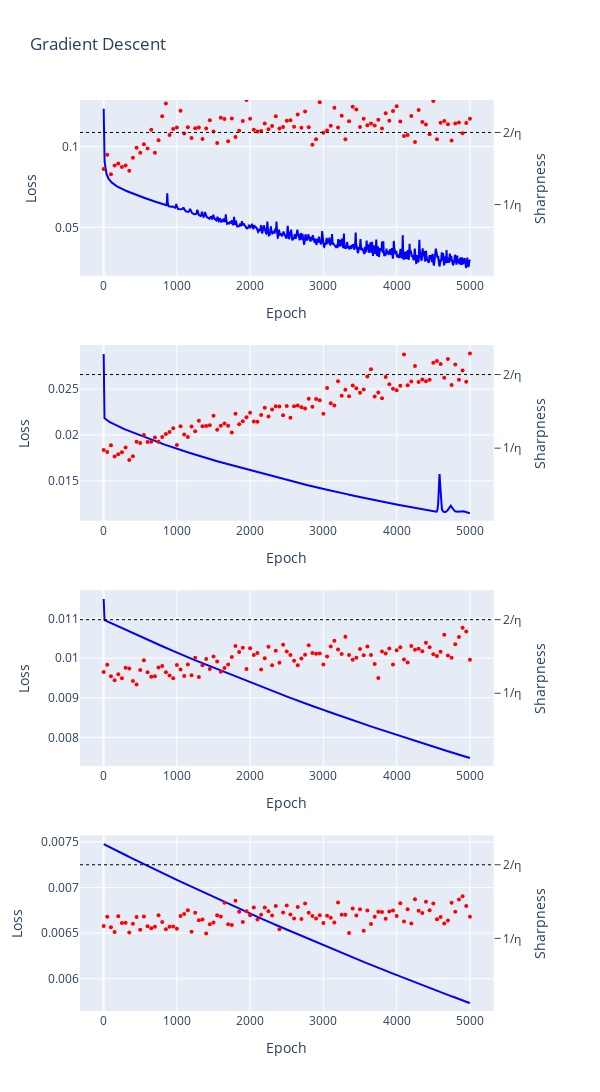

The cell this chart's notebook holds for it:
### Code cell
def plot_output_data(metadata, output_data, num_rows, num_cols, title, model_ids = []):

    if len(model_ids) == 0:
        model_ids = metadata['model_id'].unique()

    specs = [[{"secondary_y": True} for _ in range(num_cols)] for _ in range(num_rows)]
    fig = make_subplots(num_rows, num_cols, specs=specs)

    for i, model_id in enumerate(model_ids):
        row = i // num_cols + 1
        col = i % num_cols + 1

        model_data = output_data[output_data['model_id'] == model_id]
        model_info = metadata[metadata['model_id'] == model_id].iloc[0]
        
        threshold = 2 / model_info['learning_rate']
        
        x_vals = np.arange(1, len(model_data)+1)
        loss = model_data['loss']
        sharpness = model_data['sharpness']

        fig.add_trace(
            go.Scatter(x=x_vals, y=loss, mode='lines', name='Loss',
                       line=dict(color='blue')),
            row=row, col=col, secondary_y=False
        )

        fig.add_trace(
            go.Scatter(x=x_vals, y=sharpness, mode='markers', name='Sharpness', 
                       marker=dict(size=4, color='red')),
            row=row, col=col, secondary_y=True
        )

        fig.add_hline(
            y=threshold,
            row=row, col=col,
            secondary_y=True,
            line=dict(color='black', dash='dot', width=1),
            opacity=1.0
        )

        fig.update_xaxes(title_text="Epoch", row=row, col=col)
        fig.update_yaxes(title_text="Loss", row=row, col=col, secondary_y=False)
        fig.update_yaxes(
            title_text="Sharpness",
            row = row,
            col = col,
            secondary_y=True,
            range=[0,max(sharpness.max(), threshold * 1.2)],
            showgrid=False,
            tickmode='array',
            tickvals=[threshold / 2, threshold],
            ticktext=["1/η", "2/η"],
            ticks='outside',
            ticklen=6,
            tickwidth=1,
        )

    fig.update_layout(title_text=title, showlegend=False, height = 1200, width = 600)

    fig.show()

metadata, output_data = load_output_files()
plot_output_data(metadata, output_data, 4, 1, title="Gradient Descent")

### Figure 1 — Plotly figure (JSON) as saved in the notebook; plotly's stock layout.template omitted (floating-point values rounded to 4 significant figures; data arrays with more than 128 entries replaced by an {"elided": "..."} marker saying what was removed)
{"data": [{"line": {"color": "blue"}, "mode": "lines", "name": "Loss", "type": "scatter", "x": {"elided": "5000 int values"}, "xaxis": "x", "y": {"elided": "5000 float values"}, "yaxis": "y"}, {"marker": {"color": "red", "size": 4}, "mode": "markers", "name": "Sharpness", "type": "scatter", "x": {"elided": "5000 int values"}, "xaxis": "x", "y": {"elided": "5000 float values"}, "yaxis": "y2"}, {"line": {"color": "blue"}, "mode": "lines", "name": "Loss", "type": "scatter", "x": {"elided": "5000 int values"}, "xaxis": "x2", "y": {"elided": "5000 float values"}, "yaxis": "y3"}, {"marker": {"color": "red", "size": 4}, "mode": "markers", "name": "Sharpness", "type": "scatter", "x": {"elided": "5000 int values"}, "xaxis": "x2", "y": {"elided": "5000 float values"}, "yaxis": "y4"}, {"line": {"color": "blue"}, "mode": "lines", "name": "Loss", "type": "scatter", "x": {"elided": "5000 int values"}, "xaxis": "x3", "y": {"elided": "5000 float values"}, "yaxis": "y5"}, {"marker": {"color": "red", "size": 4}, "mode": "markers", "name": "Sharpness", "type": "scatter", "x": {"elided": "5000 int values"}, "xaxis": "x3", "y": {"elided": "5000 float values"}, "yaxis": "y6"}, {"line": {"color": "blue"}, "mode": "lines", "name": "Loss", "type": "scatter", "x": {"elided": "5000 int values"}, "xaxis": "x4", "y": {"elided": "5000 float values"}, "yaxis": "y7"}, {"marker": {"color": "red", "size": 4}, "mode": "markers", "name": "Sharpness", "type": "scatter", "x": {"elided": "5000 int values"}, "xaxis": "x4", "y": {"elided": "5000 float values"}, "yaxis": "y8"}], "layout": {"height": 1200, "shapes": [{"line": {"color": "black", "dash": "dot", "width": 1}, "opacity": 1, "type": "line", "x0": 0, "x1": 1, "xref": "x domain", "y0": 20, "y1": 20, "yref": "y2"}, {"line": {"color": "black", "dash": "dot", "width": 1}, "opacity": 1, "type": "line", "x0": 0, "x1": 1, "xref": "x2 domain", "y0": 50, "y1": 50, "yref": "y4"}, {"line": {"color": "black", "dash": "dot", "width": 1}, "opacity": 1, "type": "line", "x0": 0, "x1": 1, "xref": "x3 domain", "y0": 80, "y1": 80, "yref": "y6"}, {"line": {"color": "black", "dash": "dot", "width": 1}, "opacity": 1, "type": "line", "x0": 0, "x1": 1, "xref": "x4 domain", "y0": 110.0, "y1": 110.0, "yref": "y8"}], "showlegend": false, "title": {"text": "Gradient Descent"}, "width": 600, "xaxis": {"anchor": "y", "domain": [0, 0.94], "title": {"text": "Epoch"}}, "xaxis2": {"anchor": "y3", "domain": [0, 0.94], "title": {"text": "Epoch"}}, "xaxis3": {"anchor": "y5", "domain": [0, 0.94], "title": {"text": "Epoch"}}, "xaxis4": {"anchor": "y7", "domain": [0, 0.94], "title": {"text": "Epoch"}}, "yaxis": {"anchor": "x", "domain": [0.8063, 1], "title": {"text": "Loss"}}, "yaxis2": {"anchor": "x", "overlaying": "y", "range": [0, 24.5], "showgrid": false, "side": "right", "ticklen": 6, "tickmode": "array", "ticks": "outside", "ticktext": ["1/η", "2/η"], "tickvals": [10, 20], "tickwidth": 1, "title": {"text": "Sharpness"}}, "yaxis3": {"anchor": "x2", "domain": [0.5375, 0.7312], "title": {"text": "Loss"}}, "yaxis4": {"anchor": "x2", "overlaying": "y3", "range": [0, 60], "showgrid": false, "side": "right", "ticklen": 6, "tickmode": "array", "ticks": "outside", "ticktext": ["1/η", "2/η"], "tickvals": [25, 50], "tickwidth": 1, "title": {"text": "Sharpness"}}, "yaxis5": {"anchor": "x3", "domain": [0.2687, 0.4625], "title": {"text": "Loss"}}, "yaxis6": {"anchor": "x3", "overlaying": "y5", "range": [0, 96], "showgrid": false, "side": "right", "ticklen": 6, "tickmode": "array", "ticks": "outside", "ticktext": ["1/η", "2/η"], "tickvals": [40, 80], "tickwidth": 1, "title": {"text": "Sharpness"}}, "yaxis7": {"anchor": "x4", "domain": [0, 0.1938], "title": {"text": "Loss"}}, "yaxis8": {"anchor": "x4", "overlaying": "y7", "range": [0, 132.0], "showgrid": false, "side": "right", "ticklen": 6, "tickmode": "array", "ticks": "outside", "ticktext": ["1/η", "2/η"], "tickvals": [55.0, 110.0], "tickwidth": 1, "title": {"text": "Sharpness"}}}}
